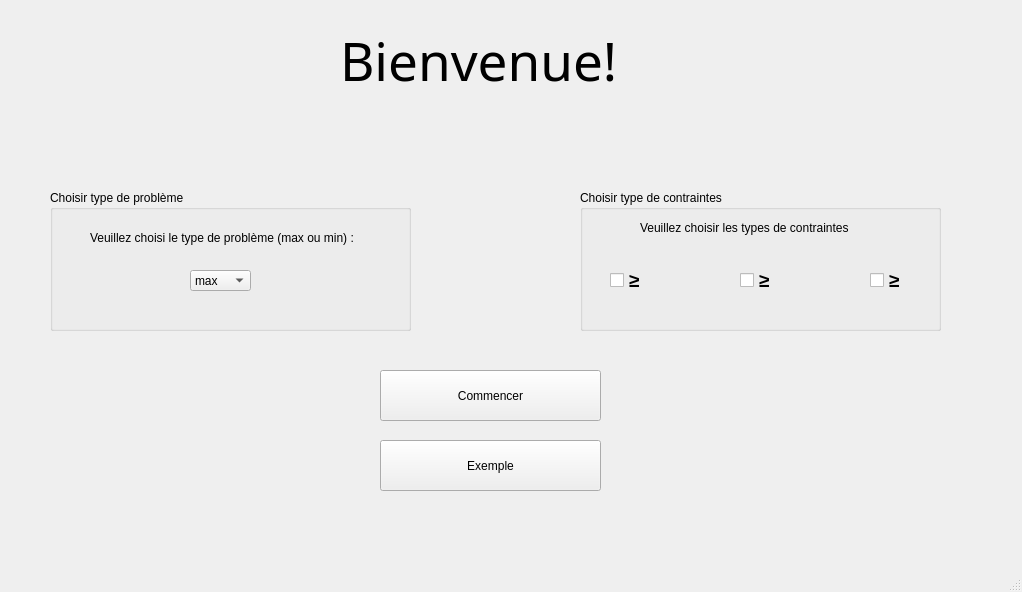
<?xml version="1.0" encoding="UTF-8"?>
<ui version="4.0">
 <class>MainWindow</class>
 <widget class="QMainWindow" name="MainWindow">
  <property name="geometry">
   <rect>
    <x>0</x>
    <y>0</y>
    <width>1022</width>
    <height>592</height>
   </rect>
  </property>
  <property name="windowTitle">
   <string>MainWindow</string>
  </property>
  <widget class="QWidget" name="centralwidget">
   <widget class="QLabel" name="label">
    <property name="geometry">
     <rect>
      <x>340</x>
      <y>20</y>
      <width>341</width>
      <height>81</height>
     </rect>
    </property>
    <property name="font">
     <font>
      <family>MV Boli</family>
      <pointsize>40</pointsize>
      <weight>50</weight>
      <bold>false</bold>
     </font>
    </property>
    <property name="text">
     <string>Bienvenue!</string>
    </property>
   </widget>
   <widget class="QGroupBox" name="groupBox">
    <property name="geometry">
     <rect>
      <x>50</x>
      <y>190</y>
      <width>361</width>
      <height>141</height>
     </rect>
    </property>
    <property name="title">
     <string>Choisir type de problème</string>
    </property>
    <widget class="QLabel" name="label_2">
     <property name="geometry">
      <rect>
       <x>40</x>
       <y>40</y>
       <width>291</width>
       <height>16</height>
      </rect>
     </property>
     <property name="text">
      <string>Veuillez choisi le type de problème (max ou min) :</string>
     </property>
    </widget>
    <widget class="QComboBox" name="comboBox">
     <property name="geometry">
      <rect>
       <x>140</x>
       <y>80</y>
       <width>61</width>
       <height>21</height>
      </rect>
     </property>
     <item>
      <property name="text">
       <string>max</string>
      </property>
     </item>
     <item>
      <property name="text">
       <string>min</string>
      </property>
     </item>
    </widget>
   </widget>
   <widget class="QGroupBox" name="groupBox_2">
    <property name="geometry">
     <rect>
      <x>580</x>
      <y>190</y>
      <width>361</width>
      <height>141</height>
     </rect>
    </property>
    <property name="title">
     <string>Choisir type de contraintes</string>
    </property>
    <widget class="QLabel" name="label_3">
     <property name="geometry">
      <rect>
       <x>60</x>
       <y>30</y>
       <width>231</width>
       <height>16</height>
      </rect>
     </property>
     <property name="text">
      <string>Veuillez choisir les types de contraintes</string>
     </property>
    </widget>
    <widget class="QCheckBox" name="checkBox">
     <property name="geometry">
      <rect>
       <x>30</x>
       <y>80</y>
       <width>81</width>
       <height>20</height>
      </rect>
     </property>
     <property name="font">
      <font>
       <pointsize>14</pointsize>
       <weight>75</weight>
       <bold>true</bold>
      </font>
     </property>
     <property name="text">
      <string>≥</string>
     </property>
    </widget>
    <widget class="QCheckBox" name="checkBox_2">
     <property name="geometry">
      <rect>
       <x>160</x>
       <y>80</y>
       <width>81</width>
       <height>20</height>
      </rect>
     </property>
     <property name="font">
      <font>
       <pointsize>14</pointsize>
       <weight>75</weight>
       <bold>true</bold>
      </font>
     </property>
     <property name="text">
      <string>≥</string>
     </property>
    </widget>
    <widget class="QCheckBox" name="checkBox_3">
     <property name="geometry">
      <rect>
       <x>290</x>
       <y>80</y>
       <width>61</width>
       <height>20</height>
      </rect>
     </property>
     <property name="font">
      <font>
       <pointsize>14</pointsize>
       <weight>75</weight>
       <bold>true</bold>
      </font>
     </property>
     <property name="text">
      <string>≥</string>
     </property>
    </widget>
   </widget>
   <widget class="QPushButton" name="pushButton">
    <property name="geometry">
     <rect>
      <x>380</x>
      <y>370</y>
      <width>221</width>
      <height>51</height>
     </rect>
    </property>
    <property name="text">
     <string>Commencer</string>
    </property>
   </widget>
   <widget class="QPushButton" name="pushButton_2">
    <property name="geometry">
     <rect>
      <x>380</x>
      <y>440</y>
      <width>221</width>
      <height>51</height>
     </rect>
    </property>
    <property name="text">
     <string>Exemple</string>
    </property>
   </widget>
  </widget>
  <widget class="QMenuBar" name="menubar">
   <property name="geometry">
    <rect>
     <x>0</x>
     <y>0</y>
     <width>1022</width>
     <height>26</height>
    </rect>
   </property>
  </widget>
  <widget class="QStatusBar" name="statusbar"/>
 </widget>
 <resources/>
 <connections/>
</ui>
